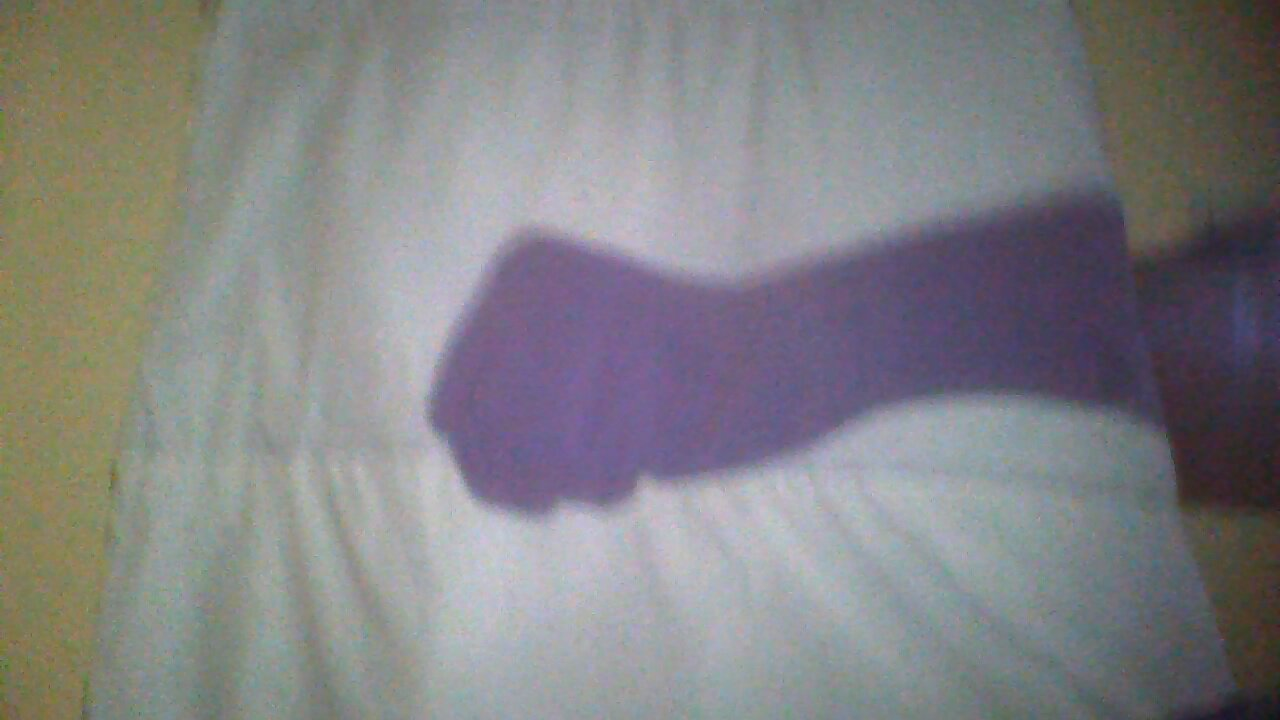
#> input picture Webcam/2013-11-23-144142.jpg, 1280 x 720 px
$ python images.py
#> lines starting #> are read from the running program, lines starting #| are printed output that depends on the picture; after the words box and inside, x2 and y2 are one past the last pixel; in counts of white or black regions, pixels touching at a corner belong together
import cv2
from skimage import io
import numpy as np
import matplotlib.pyplot as plt

if __name__ == '__main__':
	img1 = cv2.imread('Webcam/2013-11-23-144142.jpg')
#> img1 is the input picture: shape (720, 1280, 3); mean B, G, R 132, 130, 130.4
	img2 = cv2.imread('Webcam/2013-11-23-144314.jpg')
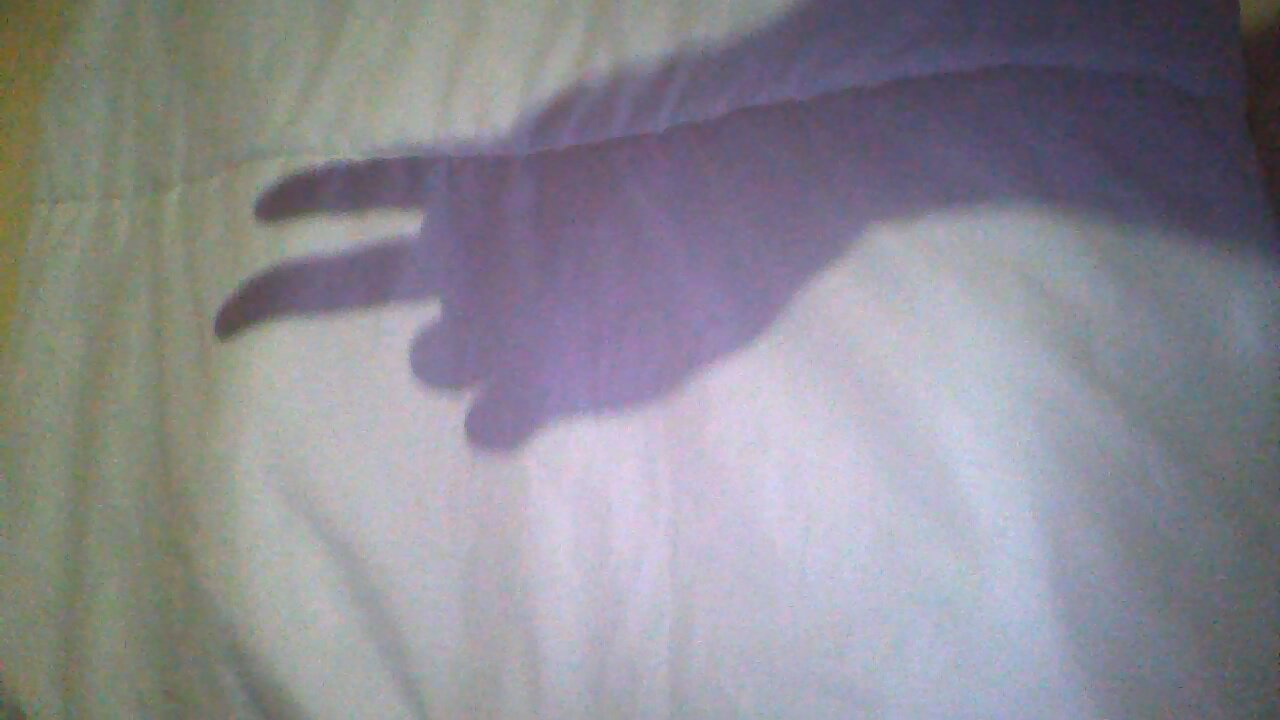
#> input picture Webcam/2013-11-23-144314.jpg, 1280 x 720 px
#> img2 is the input picture: shape (720, 1280, 3); mean B, G, R 146.6, 138.5, 140.1
	img3 = cv2.imread('Webcam/2013-11-23-144328.jpg')
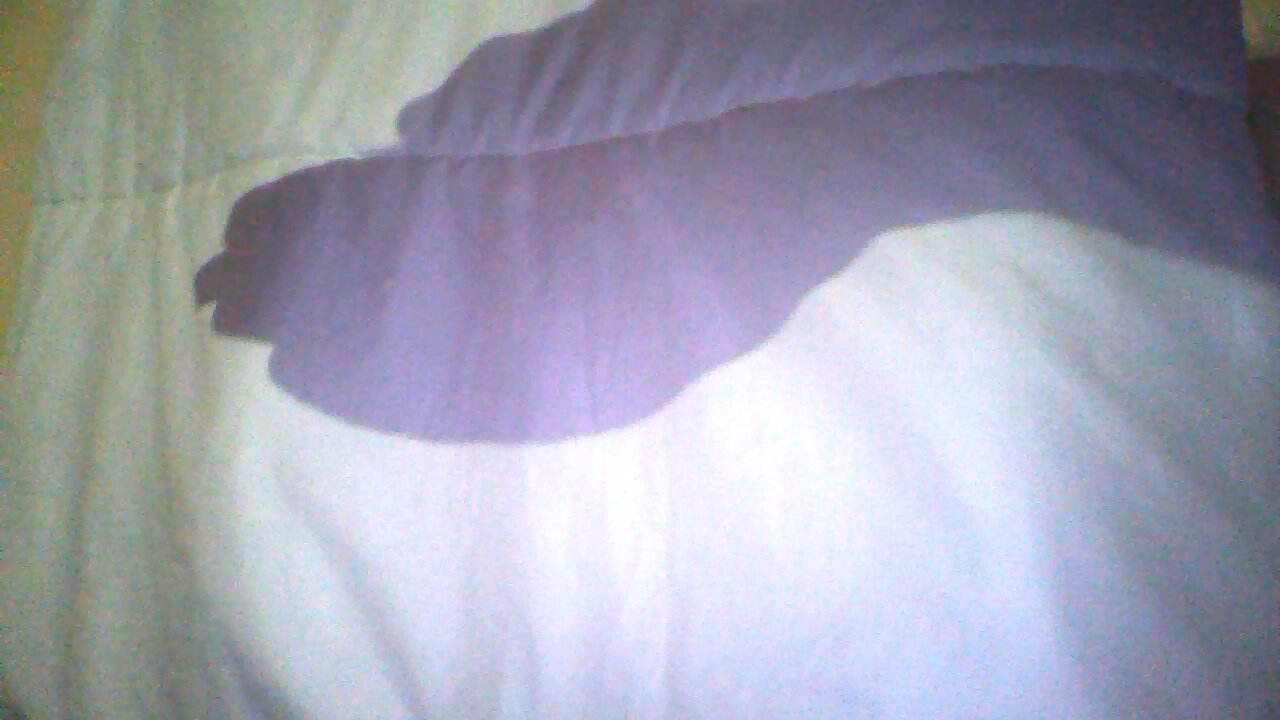
#> input picture Webcam/2013-11-23-144328.jpg, 1280 x 720 px
#> img3 is the input picture: shape (720, 1280, 3); mean B, G, R 177.6, 162.3, 160.5
	img4 = cv2.imread('Webcam/2013-11-23-144337.jpg')
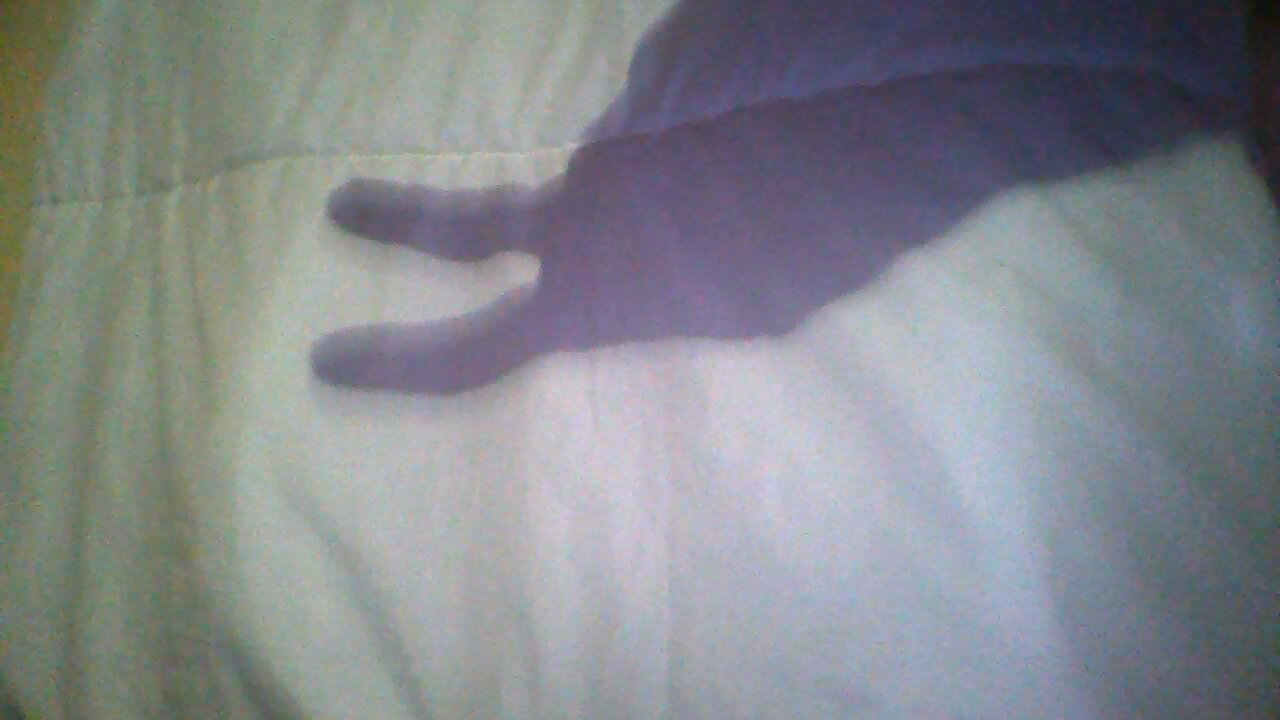
#> input picture Webcam/2013-11-23-144337.jpg, 1280 x 720 px
#> img4 is the input picture: shape (720, 1280, 3); mean B, G, R 140.6, 135.7, 132.1

	gray1 = cv2.cvtColor(img1,cv2.COLOR_BGR2GRAY)
	gray2 = cv2.cvtColor(img2,cv2.COLOR_BGR2GRAY)
	gray3 = cv2.cvtColor(img3,cv2.COLOR_BGR2GRAY)
	gray4 = cv2.cvtColor(img4,cv2.COLOR_BGR2GRAY)
	blur1 = cv2.GaussianBlur(gray1,(5,5),0)
	blur2 = cv2.GaussianBlur(gray2,(5,5),0)
	blur3 = cv2.GaussianBlur(gray3,(5,5),0)
	blur4 = cv2.GaussianBlur(gray4,(5,5),0)
	fig = plt.figure()
	#fig.set_size_inches(10, 10)
	ax = plt.Axes(fig, [0., 0.5, 0.5, 0.5])
	ax.set_axis_off()
	fig.add_axes(ax)

	thresh = 30

	edges1 = cv2.Canny(blur1,thresh,thresh*2)
#> edges1: shape (720, 1280); 0.14% white in thin lines or dots, all inside (x1, y1, x2, y2) = (80, 212, 1184, 717)
	edges2 = cv2.Canny(blur2,thresh,thresh*2)
#> edges2: shape (720, 1280); 0.22% white in thin lines or dots
	edges3 = cv2.Canny(blur3,thresh,thresh*2)
#> edges3: shape (720, 1280); 0.36% white in thin lines or dots
	edges4 = cv2.Canny(blur4,thresh,thresh*2)
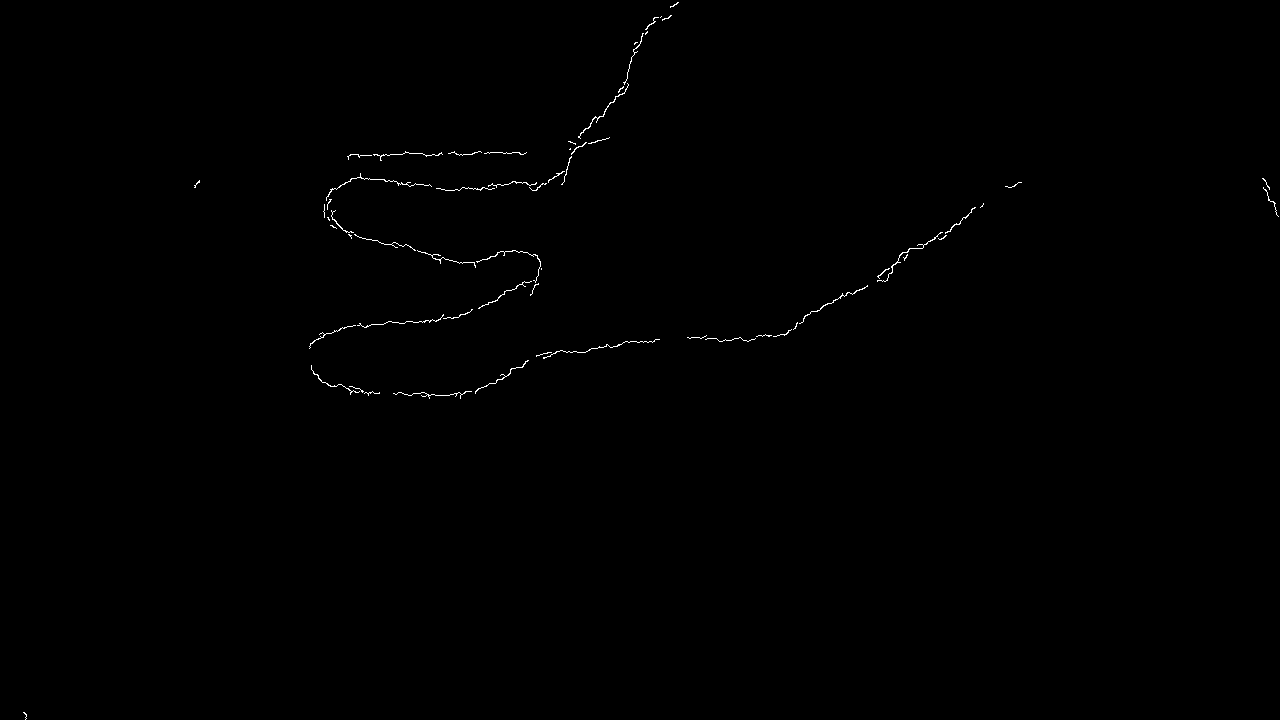
#> edges4: shape (720, 1280); 0.27% white in thin lines or dots
	drawing1 = np.zeros(img1.shape,np.uint8) # Image to draw the contours
	drawing2 = np.zeros(img2.shape,np.uint8)
	drawing3 = np.zeros(img3.shape,np.uint8) # Image to draw the contours
	drawing4 = np.zeros(img4.shape,np.uint8)
	contours1,hierarchy1 = cv2.findContours(edges1,cv2.RETR_TREE,cv2.CHAIN_APPROX_SIMPLE)
#> contours1 = 55 contours, all with area under 20
	contours2,hierarchy2 = cv2.findContours(edges2,cv2.RETR_TREE,cv2.CHAIN_APPROX_SIMPLE)
#> contours2 = 81 contours, 80 with area under 20; largest, box (x1, y1, x2, y2) and area: (254, 196, 334, 223) 20
	contours3,hierarchy3 = cv2.findContours(edges3,cv2.RETR_TREE,cv2.CHAIN_APPROX_SIMPLE)
#> contours3 = 131 contours, 126 with area under 20; largest, box (x1, y1, x2, y2) and area: (192, 154, 396, 295) 54, (457, 16, 569, 66) 34, (394, 74, 452, 122) 32, (794, 274, 839, 311) 21, (565, 415, 651, 442) 20
	contours4,hierarchy4 = cv2.findContours(edges4,cv2.RETR_TREE,cv2.CHAIN_APPROX_SIMPLE)
#> contours4 = 62 contours, 59 with area under 20; largest, box (x1, y1, x2, y2) and area: (578, 83, 629, 139) 28, (799, 285, 868, 324) 24, (877, 232, 943, 282) 22
	for cnt in contours1:
		cv2.drawContours(drawing1,[cnt],0,(255,255,255),2)
#> (the run stopped early here; a loop or call above may not have finished)
